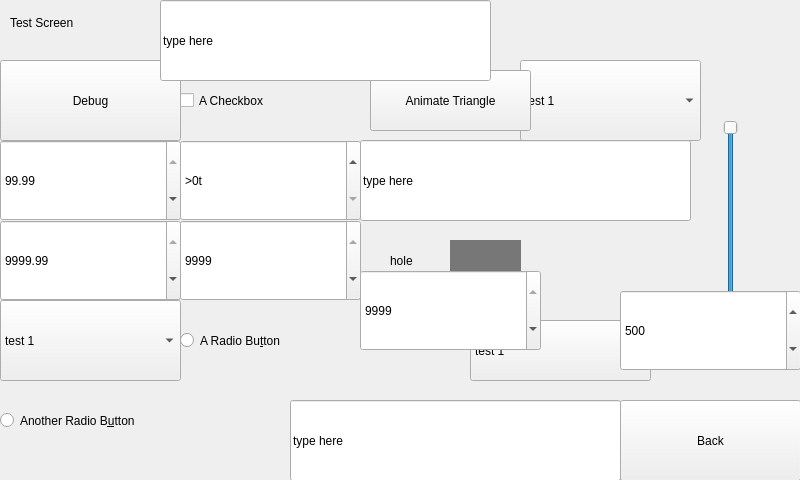
<?xml version="1.0" encoding="UTF-8"?>
<ui version="4.0">
 <class>TestScreen</class>
 <widget class="QWidget" name="TestScreen">
  <property name="geometry">
   <rect>
    <x>0</x>
    <y>0</y>
    <width>800</width>
    <height>480</height>
   </rect>
  </property>
  <property name="windowTitle">
   <string>Widget Test</string>
  </property>
  <widget class="Backdrop" name="white">
   <property name="geometry">
    <rect>
     <x>0</x>
     <y>0</y>
     <width>381</width>
     <height>481</height>
    </rect>
   </property>
  </widget>
  <widget class="HeaderLabel" name="headerlabel">
   <property name="geometry">
    <rect>
     <x>10</x>
     <y>10</y>
     <width>141</width>
     <height>25</height>
    </rect>
   </property>
   <property name="text">
    <string>Test Screen</string>
   </property>
  </widget>
  <widget class="Button" name="uiDebug">
   <property name="geometry">
    <rect>
     <x>0</x>
     <y>60</y>
     <width>181</width>
     <height>81</height>
    </rect>
   </property>
   <property name="text">
    <string>Debug</string>
   </property>
   <property name="clickMarginLeft" stdset="0">
    <enum>Button::full</enum>
   </property>
   <property name="clickMarginRight" stdset="0">
    <enum>Button::full</enum>
   </property>
   <property name="clickMarginTop" stdset="0">
    <enum>Button::full</enum>
   </property>
   <property name="clickMarginBottom" stdset="0">
    <enum>Button::full</enum>
   </property>
  </widget>
  <widget class="CheckBox" name="checkbox">
   <property name="geometry">
    <rect>
     <x>180</x>
     <y>60</y>
     <width>181</width>
     <height>81</height>
    </rect>
   </property>
   <property name="text">
    <string>A Checkbox</string>
   </property>
   <property name="clickMarginLeft" stdset="0">
    <enum>CheckBox::full</enum>
   </property>
   <property name="clickMarginRight" stdset="0">
    <enum>CheckBox::full</enum>
   </property>
   <property name="clickMarginTop" stdset="0">
    <enum>CheckBox::full</enum>
   </property>
   <property name="clickMarginBottom" stdset="0">
    <enum>CheckBox::full</enum>
   </property>
  </widget>
  <widget class="DecimalSpinBox" name="decimalspinbox">
   <property name="geometry">
    <rect>
     <x>0</x>
     <y>140</y>
     <width>181</width>
     <height>81</height>
    </rect>
   </property>
   <property name="value">
    <double>99.989999999999995</double>
   </property>
   <property name="clickMarginLeft" stdset="0">
    <enum>DecimalSpinBox::full</enum>
   </property>
   <property name="clickMarginRight" stdset="0">
    <enum>DecimalSpinBox::full</enum>
   </property>
   <property name="clickMarginTop" stdset="0">
    <enum>DecimalSpinBox::full</enum>
   </property>
   <property name="clickMarginBottom" stdset="0">
    <enum>DecimalSpinBox::full</enum>
   </property>
   <property name="units" stdset="0">
    <string>ks,s,ms,µs</string>
   </property>
  </widget>
  <widget class="SpinBox" name="spinbox">
   <property name="geometry">
    <rect>
     <x>180</x>
     <y>140</y>
     <width>181</width>
     <height>81</height>
    </rect>
   </property>
   <property name="suffix">
    <string>t</string>
   </property>
   <property name="prefix">
    <string>&gt;</string>
   </property>
   <property name="singleStep">
    <number>16</number>
   </property>
  </widget>
  <widget class="RadioButton" name="radiobutton">
   <property name="geometry">
    <rect>
     <x>180</x>
     <y>300</y>
     <width>181</width>
     <height>81</height>
    </rect>
   </property>
   <property name="text">
    <string>A Radio Bu&amp;tton</string>
   </property>
  </widget>
  <widget class="Slider" name="uiSlider">
   <property name="geometry">
    <rect>
     <x>690</x>
     <y>120</y>
     <width>81</width>
     <height>201</height>
    </rect>
   </property>
   <property name="minimum">
    <number>1000</number>
   </property>
   <property name="maximum">
    <number>1000000</number>
   </property>
   <property name="singleStep">
    <number>1000</number>
   </property>
   <property name="pageStep">
    <number>100000</number>
   </property>
   <property name="value">
    <number>500000</number>
   </property>
   <property name="sliderPosition">
    <number>500000</number>
   </property>
   <property name="tracking">
    <bool>true</bool>
   </property>
  </widget>
  <widget class="Label" name="label_2">
   <property name="geometry">
    <rect>
     <x>690</x>
     <y>320</y>
     <width>81</width>
     <height>81</height>
    </rect>
   </property>
   <property name="styleSheet">
    <string notr="true">font-size: 12px;
		</string>
   </property>
   <property name="text">
    <string>some odd %</string>
   </property>
  </widget>
  <widget class="Backdrop" name="white_2">
   <property name="geometry">
    <rect>
     <x>380</x>
     <y>280</y>
     <width>421</width>
     <height>201</height>
    </rect>
   </property>
  </widget>
  <widget class="Backdrop" name="white_3">
   <property name="geometry">
    <rect>
     <x>380</x>
     <y>0</y>
     <width>141</width>
     <height>241</height>
    </rect>
   </property>
  </widget>
  <widget class="Backdrop" name="white_4">
   <property name="geometry">
    <rect>
     <x>520</x>
     <y>0</y>
     <width>281</width>
     <height>281</height>
    </rect>
   </property>
  </widget>
  <widget class="ComboBox" name="combobox">
   <property name="geometry">
    <rect>
     <x>0</x>
     <y>300</y>
     <width>181</width>
     <height>81</height>
    </rect>
   </property>
   <item>
    <property name="text">
     <string extracomment="comment 1">test 1</string>
    </property>
   </item>
   <item>
    <property name="text">
     <string>test 2</string>
    </property>
   </item>
   <item>
    <property name="text">
     <string>test 3</string>
    </property>
   </item>
   <item>
    <property name="text">
     <string>test 444</string>
    </property>
   </item>
   <item>
    <property name="text">
     <string>test 5</string>
    </property>
   </item>
   <item>
    <property name="text">
     <string>test 6</string>
    </property>
   </item>
   <item>
    <property name="text">
     <string>test 7</string>
    </property>
   </item>
   <item>
    <property name="text">
     <string>test 8</string>
    </property>
   </item>
   <item>
    <property name="text">
     <string>test 9</string>
    </property>
   </item>
   <item>
    <property name="text">
     <string>test 10</string>
    </property>
   </item>
   <item>
    <property name="text">
     <string>test 7</string>
    </property>
   </item>
   <item>
    <property name="text">
     <string>test 8</string>
    </property>
   </item>
   <item>
    <property name="text">
     <string>test 9</string>
    </property>
   </item>
   <item>
    <property name="text">
     <string>test 10</string>
    </property>
   </item>
   <item>
    <property name="text">
     <string>test 7</string>
    </property>
   </item>
   <item>
    <property name="text">
     <string>test 8</string>
    </property>
   </item>
   <item>
    <property name="text">
     <string>test 9</string>
    </property>
   </item>
   <item>
    <property name="text">
     <string>test 10</string>
    </property>
   </item>
   <item>
    <property name="text">
     <string>test 7</string>
    </property>
   </item>
   <item>
    <property name="text">
     <string>test 8</string>
    </property>
   </item>
   <item>
    <property name="text">
     <string>test 9</string>
    </property>
   </item>
   <item>
    <property name="text">
     <string>test 10</string>
    </property>
   </item>
   <item>
    <property name="text">
     <string>test 7</string>
    </property>
   </item>
   <item>
    <property name="text">
     <string>test 8</string>
    </property>
   </item>
   <item>
    <property name="text">
     <string>test 9</string>
    </property>
   </item>
   <item>
    <property name="text">
     <string>test 10</string>
    </property>
   </item>
   <item>
    <property name="text">
     <string>test 7</string>
    </property>
   </item>
   <item>
    <property name="text">
     <string>test 8</string>
    </property>
   </item>
   <item>
    <property name="text">
     <string>test 9</string>
    </property>
   </item>
   <item>
    <property name="text">
     <string>test 10</string>
    </property>
   </item>
   <item>
    <property name="text">
     <string>test 7</string>
    </property>
   </item>
   <item>
    <property name="text">
     <string>test 8</string>
    </property>
   </item>
   <item>
    <property name="text">
     <string>test 9</string>
    </property>
   </item>
   <item>
    <property name="text">
     <string>test 10</string>
    </property>
   </item>
   <item>
    <property name="text">
     <string>test 7</string>
    </property>
   </item>
   <item>
    <property name="text">
     <string>test 8</string>
    </property>
   </item>
   <item>
    <property name="text">
     <string>test 9</string>
    </property>
   </item>
   <item>
    <property name="text">
     <string>test 10</string>
    </property>
   </item>
   <item>
    <property name="text">
     <string>test 7</string>
    </property>
   </item>
   <item>
    <property name="text">
     <string>test 8</string>
    </property>
   </item>
   <item>
    <property name="text">
     <string>test 9</string>
    </property>
   </item>
   <item>
    <property name="text">
     <string>test 10</string>
    </property>
   </item>
   <item>
    <property name="text">
     <string>test 7</string>
    </property>
   </item>
   <item>
    <property name="text">
     <string>test 8</string>
    </property>
   </item>
   <item>
    <property name="text">
     <string>test 9</string>
    </property>
   </item>
   <item>
    <property name="text">
     <string>test 10</string>
    </property>
   </item>
   <item>
    <property name="text">
     <string>test 7</string>
    </property>
   </item>
   <item>
    <property name="text">
     <string>test 8</string>
    </property>
   </item>
   <item>
    <property name="text">
     <string>test 9</string>
    </property>
   </item>
   <item>
    <property name="text">
     <string>test 10</string>
    </property>
   </item>
   <item>
    <property name="text">
     <string>test 7</string>
    </property>
   </item>
   <item>
    <property name="text">
     <string>test 8</string>
    </property>
   </item>
   <item>
    <property name="text">
     <string>test 9</string>
    </property>
   </item>
   <item>
    <property name="text">
     <string>test 10</string>
    </property>
   </item>
   <item>
    <property name="text">
     <string>test 7</string>
    </property>
   </item>
   <item>
    <property name="text">
     <string>test 8</string>
    </property>
   </item>
   <item>
    <property name="text">
     <string>test 9</string>
    </property>
   </item>
   <item>
    <property name="text">
     <string>test 10</string>
    </property>
   </item>
  </widget>
  <widget class="Label" name="label_4">
   <property name="geometry">
    <rect>
     <x>390</x>
     <y>240</y>
     <width>51</width>
     <height>41</height>
    </rect>
   </property>
   <property name="text">
    <string>hole</string>
   </property>
  </widget>
  <widget class="Button" name="uiAnimateTriangle">
   <property name="geometry">
    <rect>
     <x>370</x>
     <y>70</y>
     <width>161</width>
     <height>61</height>
    </rect>
   </property>
   <property name="text">
    <string>Animate Triangle</string>
   </property>
   <property name="clickMarginLeft" stdset="0">
    <enum>Button::half</enum>
   </property>
   <property name="clickMarginRight" stdset="0">
    <enum>Button::half</enum>
   </property>
   <property name="clickMarginTop" stdset="0">
    <enum>Button::half</enum>
   </property>
   <property name="clickMarginBottom" stdset="0">
    <enum>Button::half</enum>
   </property>
  </widget>
  <widget class="ComboBox" name="combobox_4">
   <property name="geometry">
    <rect>
     <x>520</x>
     <y>60</y>
     <width>181</width>
     <height>81</height>
    </rect>
   </property>
   <property name="clickMarginLeft" stdset="0">
    <enum>ComboBox::full</enum>
   </property>
   <property name="clickMarginRight" stdset="0">
    <enum>ComboBox::full</enum>
   </property>
   <property name="clickMarginTop" stdset="0">
    <enum>ComboBox::full</enum>
   </property>
   <property name="clickMarginBottom" stdset="0">
    <enum>ComboBox::full</enum>
   </property>
   <item>
    <property name="text">
     <string extracomment="comment 1">test 1</string>
    </property>
   </item>
   <item>
    <property name="text">
     <string>test 2</string>
    </property>
   </item>
   <item>
    <property name="text">
     <string>test 3</string>
    </property>
   </item>
   <item>
    <property name="text">
     <string>test 444</string>
    </property>
   </item>
   <item>
    <property name="text">
     <string>test 5</string>
    </property>
   </item>
   <item>
    <property name="text">
     <string>test 6</string>
    </property>
   </item>
   <item>
    <property name="text">
     <string>test 7</string>
    </property>
   </item>
   <item>
    <property name="text">
     <string>test 8</string>
    </property>
   </item>
   <item>
    <property name="text">
     <string>test 9</string>
    </property>
   </item>
   <item>
    <property name="text">
     <string>test 10</string>
    </property>
   </item>
   <item>
    <property name="text">
     <string>test 7</string>
    </property>
   </item>
   <item>
    <property name="text">
     <string>test 8</string>
    </property>
   </item>
   <item>
    <property name="text">
     <string>test 9</string>
    </property>
   </item>
   <item>
    <property name="text">
     <string>test 10</string>
    </property>
   </item>
   <item>
    <property name="text">
     <string>test 7</string>
    </property>
   </item>
   <item>
    <property name="text">
     <string>test 8</string>
    </property>
   </item>
   <item>
    <property name="text">
     <string>test 9</string>
    </property>
   </item>
   <item>
    <property name="text">
     <string>test 10</string>
    </property>
   </item>
   <item>
    <property name="text">
     <string>test 7</string>
    </property>
   </item>
   <item>
    <property name="text">
     <string>test 8</string>
    </property>
   </item>
   <item>
    <property name="text">
     <string>test 9</string>
    </property>
   </item>
   <item>
    <property name="text">
     <string>test 10</string>
    </property>
   </item>
   <item>
    <property name="text">
     <string>test 7</string>
    </property>
   </item>
   <item>
    <property name="text">
     <string>test 8</string>
    </property>
   </item>
   <item>
    <property name="text">
     <string>test 9</string>
    </property>
   </item>
   <item>
    <property name="text">
     <string>test 10</string>
    </property>
   </item>
   <item>
    <property name="text">
     <string>test 7</string>
    </property>
   </item>
   <item>
    <property name="text">
     <string>test 8</string>
    </property>
   </item>
   <item>
    <property name="text">
     <string>test 9</string>
    </property>
   </item>
   <item>
    <property name="text">
     <string>test 10</string>
    </property>
   </item>
   <item>
    <property name="text">
     <string>test 7</string>
    </property>
   </item>
   <item>
    <property name="text">
     <string>test 8</string>
    </property>
   </item>
   <item>
    <property name="text">
     <string>test 9</string>
    </property>
   </item>
   <item>
    <property name="text">
     <string>test 10</string>
    </property>
   </item>
   <item>
    <property name="text">
     <string>test 7</string>
    </property>
   </item>
   <item>
    <property name="text">
     <string>test 8</string>
    </property>
   </item>
   <item>
    <property name="text">
     <string>test 9</string>
    </property>
   </item>
   <item>
    <property name="text">
     <string>test 10</string>
    </property>
   </item>
   <item>
    <property name="text">
     <string>test 7</string>
    </property>
   </item>
   <item>
    <property name="text">
     <string>test 8</string>
    </property>
   </item>
   <item>
    <property name="text">
     <string>test 9</string>
    </property>
   </item>
   <item>
    <property name="text">
     <string>test 10</string>
    </property>
   </item>
   <item>
    <property name="text">
     <string>test 7</string>
    </property>
   </item>
   <item>
    <property name="text">
     <string>test 8</string>
    </property>
   </item>
   <item>
    <property name="text">
     <string>test 9</string>
    </property>
   </item>
   <item>
    <property name="text">
     <string>test 10</string>
    </property>
   </item>
   <item>
    <property name="text">
     <string>test 7</string>
    </property>
   </item>
   <item>
    <property name="text">
     <string>test 8</string>
    </property>
   </item>
   <item>
    <property name="text">
     <string>test 9</string>
    </property>
   </item>
   <item>
    <property name="text">
     <string>test 10</string>
    </property>
   </item>
   <item>
    <property name="text">
     <string>test 7</string>
    </property>
   </item>
   <item>
    <property name="text">
     <string>test 8</string>
    </property>
   </item>
   <item>
    <property name="text">
     <string>test 9</string>
    </property>
   </item>
   <item>
    <property name="text">
     <string>test 10</string>
    </property>
   </item>
   <item>
    <property name="text">
     <string>test 7</string>
    </property>
   </item>
   <item>
    <property name="text">
     <string>test 8</string>
    </property>
   </item>
   <item>
    <property name="text">
     <string>test 9</string>
    </property>
   </item>
   <item>
    <property name="text">
     <string>test 10</string>
    </property>
   </item>
  </widget>
  <widget class="Button" name="uiBack">
   <property name="geometry">
    <rect>
     <x>620</x>
     <y>400</y>
     <width>181</width>
     <height>81</height>
    </rect>
   </property>
   <property name="text">
    <string>Back</string>
   </property>
  </widget>
  <widget class="QLabel" name="uiTriangle">
   <property name="geometry">
    <rect>
     <x>400</x>
     <y>340</y>
     <width>111</width>
     <height>101</height>
    </rect>
   </property>
   <property name="text">
    <string/>
   </property>
   <property name="pixmap">
    <pixmap>../../../../../assets/images/rotating-triangle.svg</pixmap>
   </property>
  </widget>
  <widget class="RadioButton" name="radiobutton_2">
   <property name="geometry">
    <rect>
     <x>0</x>
     <y>380</y>
     <width>361</width>
     <height>81</height>
    </rect>
   </property>
   <property name="text">
    <string>Another Radio B&amp;utton</string>
   </property>
   <property name="clickMarginLeft" stdset="0">
    <enum>RadioButton::full</enum>
   </property>
   <property name="clickMarginRight" stdset="0">
    <enum>RadioButton::full</enum>
   </property>
   <property name="clickMarginTop" stdset="0">
    <enum>RadioButton::full</enum>
   </property>
   <property name="clickMarginBottom" stdset="0">
    <enum>RadioButton::full</enum>
   </property>
  </widget>
  <widget class="QWidget" name="widget" native="true">
   <property name="geometry">
    <rect>
     <x>450</x>
     <y>240</y>
     <width>71</width>
     <height>41</height>
    </rect>
   </property>
   <property name="styleSheet">
    <string notr="true">background: rgba(0,0,0,128)</string>
   </property>
  </widget>
  <widget class="DecimalSpinBox" name="decimalspinbox_2">
   <property name="geometry">
    <rect>
     <x>0</x>
     <y>220</y>
     <width>181</width>
     <height>81</height>
    </rect>
   </property>
   <property name="maximum">
    <double>9999.989999999999782</double>
   </property>
   <property name="value">
    <double>9999.989999999999782</double>
   </property>
  </widget>
  <widget class="SpinBox" name="spinbox_2">
   <property name="geometry">
    <rect>
     <x>180</x>
     <y>220</y>
     <width>181</width>
     <height>81</height>
    </rect>
   </property>
   <property name="maximum">
    <number>9999</number>
   </property>
   <property name="value">
    <number>9999</number>
   </property>
  </widget>
  <widget class="LineEdit" name="lineedit">
   <property name="geometry">
    <rect>
     <x>360</x>
     <y>140</y>
     <width>331</width>
     <height>81</height>
    </rect>
   </property>
   <property name="text">
    <string>type here</string>
   </property>
  </widget>
  <widget class="LineEdit" name="lineedit_2">
   <property name="geometry">
    <rect>
     <x>160</x>
     <y>0</y>
     <width>331</width>
     <height>81</height>
    </rect>
   </property>
   <property name="text">
    <string>type here</string>
   </property>
   <property name="hints" stdset="0">
    <string>/,\,\\,test,toast,🦇,﷽,ﷺ</string>
   </property>
  </widget>
  <widget class="LineEdit" name="lineedit_3">
   <property name="geometry">
    <rect>
     <x>290</x>
     <y>400</y>
     <width>331</width>
     <height>81</height>
    </rect>
   </property>
   <property name="text">
    <string>type here</string>
   </property>
  </widget>
  <widget class="ComboBox" name="combobox_2">
   <property name="geometry">
    <rect>
     <x>470</x>
     <y>320</y>
     <width>181</width>
     <height>61</height>
    </rect>
   </property>
   <property name="clickMarginTop" stdset="0">
    <enum>ComboBox::none</enum>
   </property>
   <item>
    <property name="text">
     <string extracomment="comment 1">test 1</string>
    </property>
   </item>
   <item>
    <property name="text">
     <string>test 2</string>
    </property>
   </item>
   <item>
    <property name="text">
     <string>test 3</string>
    </property>
   </item>
   <item>
    <property name="text">
     <string>test 444</string>
    </property>
   </item>
   <item>
    <property name="text">
     <string>test 5</string>
    </property>
   </item>
   <item>
    <property name="text">
     <string>test 6</string>
    </property>
   </item>
   <item>
    <property name="text">
     <string>test 7</string>
    </property>
   </item>
   <item>
    <property name="text">
     <string>test 8</string>
    </property>
   </item>
   <item>
    <property name="text">
     <string>test 9</string>
    </property>
   </item>
   <item>
    <property name="text">
     <string>test 10</string>
    </property>
   </item>
   <item>
    <property name="text">
     <string>test 7</string>
    </property>
   </item>
   <item>
    <property name="text">
     <string>test 8</string>
    </property>
   </item>
   <item>
    <property name="text">
     <string>test 9</string>
    </property>
   </item>
   <item>
    <property name="text">
     <string>test 10</string>
    </property>
   </item>
   <item>
    <property name="text">
     <string>test 7</string>
    </property>
   </item>
   <item>
    <property name="text">
     <string>test 8</string>
    </property>
   </item>
   <item>
    <property name="text">
     <string>test 9</string>
    </property>
   </item>
   <item>
    <property name="text">
     <string>test 10</string>
    </property>
   </item>
   <item>
    <property name="text">
     <string>test 7</string>
    </property>
   </item>
   <item>
    <property name="text">
     <string>test 8</string>
    </property>
   </item>
   <item>
    <property name="text">
     <string>test 9</string>
    </property>
   </item>
   <item>
    <property name="text">
     <string>test 10</string>
    </property>
   </item>
   <item>
    <property name="text">
     <string>test 7</string>
    </property>
   </item>
   <item>
    <property name="text">
     <string>test 8</string>
    </property>
   </item>
   <item>
    <property name="text">
     <string>test 9</string>
    </property>
   </item>
   <item>
    <property name="text">
     <string>test 10</string>
    </property>
   </item>
   <item>
    <property name="text">
     <string>test 7</string>
    </property>
   </item>
   <item>
    <property name="text">
     <string>test 8</string>
    </property>
   </item>
   <item>
    <property name="text">
     <string>test 9</string>
    </property>
   </item>
   <item>
    <property name="text">
     <string>test 10</string>
    </property>
   </item>
   <item>
    <property name="text">
     <string>test 7</string>
    </property>
   </item>
   <item>
    <property name="text">
     <string>test 8</string>
    </property>
   </item>
   <item>
    <property name="text">
     <string>test 9</string>
    </property>
   </item>
   <item>
    <property name="text">
     <string>test 10</string>
    </property>
   </item>
   <item>
    <property name="text">
     <string>test 7</string>
    </property>
   </item>
   <item>
    <property name="text">
     <string>test 8</string>
    </property>
   </item>
   <item>
    <property name="text">
     <string>test 9</string>
    </property>
   </item>
   <item>
    <property name="text">
     <string>test 10</string>
    </property>
   </item>
   <item>
    <property name="text">
     <string>test 7</string>
    </property>
   </item>
   <item>
    <property name="text">
     <string>test 8</string>
    </property>
   </item>
   <item>
    <property name="text">
     <string>test 9</string>
    </property>
   </item>
   <item>
    <property name="text">
     <string>test 10</string>
    </property>
   </item>
   <item>
    <property name="text">
     <string>test 7</string>
    </property>
   </item>
   <item>
    <property name="text">
     <string>test 8</string>
    </property>
   </item>
   <item>
    <property name="text">
     <string>test 9</string>
    </property>
   </item>
   <item>
    <property name="text">
     <string>test 10</string>
    </property>
   </item>
   <item>
    <property name="text">
     <string>test 7</string>
    </property>
   </item>
   <item>
    <property name="text">
     <string>test 8</string>
    </property>
   </item>
   <item>
    <property name="text">
     <string>test 9</string>
    </property>
   </item>
   <item>
    <property name="text">
     <string>test 10</string>
    </property>
   </item>
   <item>
    <property name="text">
     <string>test 7</string>
    </property>
   </item>
   <item>
    <property name="text">
     <string>test 8</string>
    </property>
   </item>
   <item>
    <property name="text">
     <string>test 9</string>
    </property>
   </item>
   <item>
    <property name="text">
     <string>test 10</string>
    </property>
   </item>
   <item>
    <property name="text">
     <string>test 7</string>
    </property>
   </item>
   <item>
    <property name="text">
     <string>test 8</string>
    </property>
   </item>
   <item>
    <property name="text">
     <string>test 9</string>
    </property>
   </item>
   <item>
    <property name="text">
     <string>test 10</string>
    </property>
   </item>
  </widget>
  <widget class="SpinBox" name="spinbox_3">
   <property name="geometry">
    <rect>
     <x>620</x>
     <y>290</y>
     <width>181</width>
     <height>81</height>
    </rect>
   </property>
   <property name="maximum">
    <number>9999</number>
   </property>
   <property name="value">
    <number>500</number>
   </property>
   <property name="units" stdset="0">
    <string>s,ms,µs,ns</string>
   </property>
  </widget>
  <widget class="SpinBox" name="spinbox_4">
   <property name="geometry">
    <rect>
     <x>360</x>
     <y>270</y>
     <width>181</width>
     <height>81</height>
    </rect>
   </property>
   <property name="maximum">
    <number>9999</number>
   </property>
   <property name="value">
    <number>9999</number>
   </property>
   <property name="units" stdset="0">
    <string>g,kg,Mg,Gg</string>
   </property>
  </widget>
  <zorder>widget</zorder>
  <zorder>white_4</zorder>
  <zorder>combobox_4</zorder>
  <zorder>white_2</zorder>
  <zorder>white</zorder>
  <zorder>white_3</zorder>
  <zorder>headerlabel</zorder>
  <zorder>checkbox</zorder>
  <zorder>decimalspinbox</zorder>
  <zorder>spinbox</zorder>
  <zorder>label_2</zorder>
  <zorder>label_4</zorder>
  <zorder>uiAnimateTriangle</zorder>
  <zorder>uiSlider</zorder>
  <zorder>uiBack</zorder>
  <zorder>uiDebug</zorder>
  <zorder>uiTriangle</zorder>
  <zorder>radiobutton_2</zorder>
  <zorder>decimalspinbox_2</zorder>
  <zorder>combobox</zorder>
  <zorder>radiobutton</zorder>
  <zorder>spinbox_2</zorder>
  <zorder>lineedit</zorder>
  <zorder>lineedit_2</zorder>
  <zorder>lineedit_3</zorder>
  <zorder>combobox_2</zorder>
  <zorder>spinbox_3</zorder>
  <zorder>spinbox_4</zorder>
 </widget>
 <customwidgets>
  <customwidget>
   <class>Backdrop</class>
   <extends>QLabel</extends>
   <header>backdrop</header>
  </customwidget>
  <customwidget>
   <class>Button</class>
   <extends>QPushButton</extends>
   <header>button</header>
  </customwidget>
  <customwidget>
   <class>CheckBox</class>
   <extends>QCheckBox</extends>
   <header>check_box</header>
  </customwidget>
  <customwidget>
   <class>ComboBox</class>
   <extends>QComboBox</extends>
   <header>combo_box</header>
  </customwidget>
  <customwidget>
   <class>DecimalSpinBox</class>
   <extends>QDoubleSpinBox</extends>
   <header>decimal_spin_box</header>
  </customwidget>
  <customwidget>
   <class>HeaderLabel</class>
   <extends>QLabel</extends>
   <header>header_label</header>
  </customwidget>
  <customwidget>
   <class>Label</class>
   <extends>QLabel</extends>
   <header>label</header>
  </customwidget>
  <customwidget>
   <class>LineEdit</class>
   <extends>QLineEdit</extends>
   <header>line_edit</header>
  </customwidget>
  <customwidget>
   <class>RadioButton</class>
   <extends>QRadioButton</extends>
   <header>radio_button</header>
  </customwidget>
  <customwidget>
   <class>Slider</class>
   <extends>QSlider</extends>
   <header>slider</header>
  </customwidget>
  <customwidget>
   <class>SpinBox</class>
   <extends>QSpinBox</extends>
   <header>spin_box</header>
  </customwidget>
 </customwidgets>
 <tabstops>
  <tabstop>uiBack</tabstop>
  <tabstop>lineedit_2</tabstop>
  <tabstop>uiDebug</tabstop>
  <tabstop>checkbox</tabstop>
  <tabstop>uiAnimateTriangle</tabstop>
  <tabstop>combobox_4</tabstop>
  <tabstop>decimalspinbox</tabstop>
  <tabstop>spinbox</tabstop>
  <tabstop>lineedit</tabstop>
  <tabstop>uiSlider</tabstop>
  <tabstop>decimalspinbox_2</tabstop>
  <tabstop>spinbox_2</tabstop>
  <tabstop>combobox</tabstop>
  <tabstop>radiobutton</tabstop>
  <tabstop>combobox_2</tabstop>
  <tabstop>radiobutton_2</tabstop>
  <tabstop>lineedit_3</tabstop>
 </tabstops>
 <resources/>
 <connections/>
</ui>
